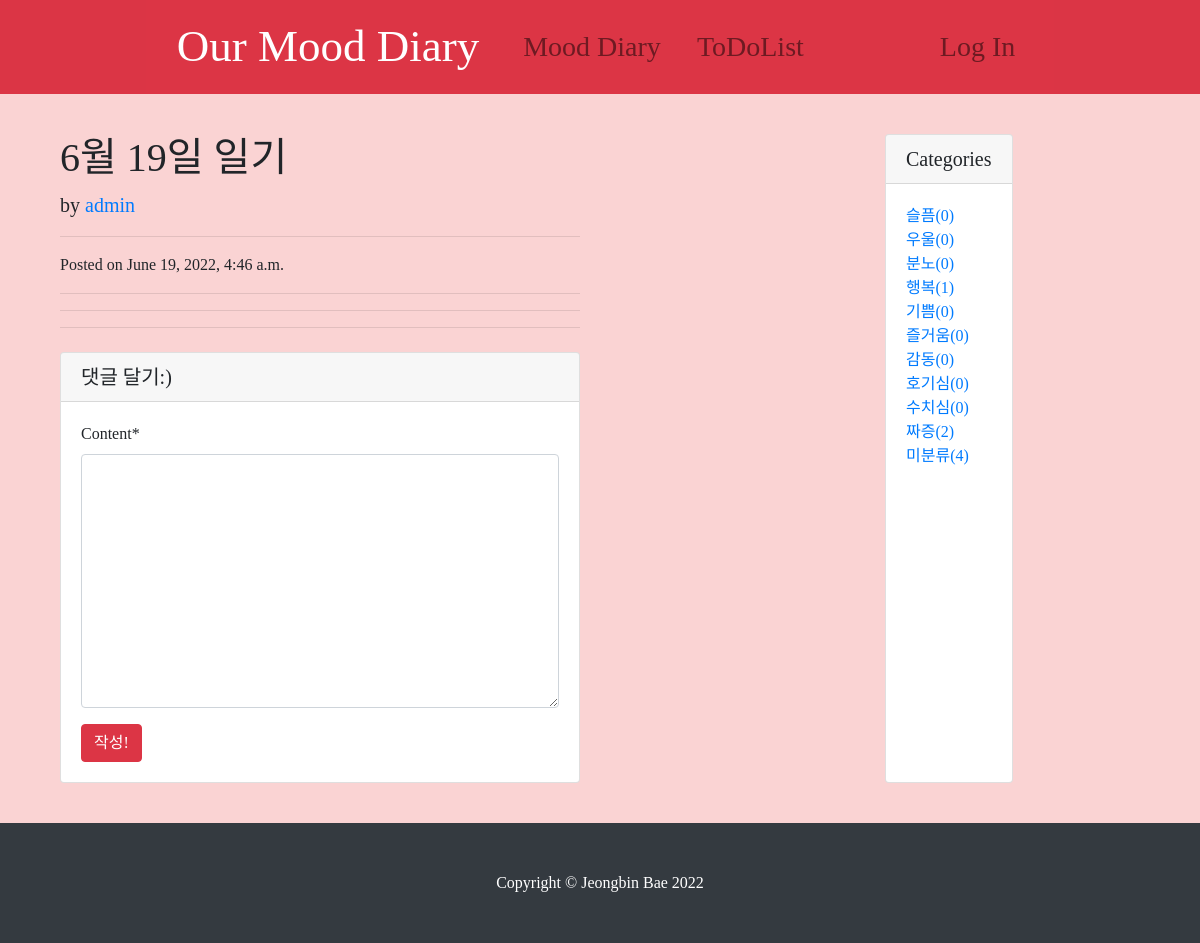
/diary/7/, run on the app's committed database.
### diary/models.py (models this page shows, shortened)
class Post(models.Model):
    title = models.CharField(max_length=30)
    tags = models.ManyToManyField(Tag, blank=True)
    content = MarkdownxField()
    hook_msg = models.TextField(blank=True)
    category = models.ForeignKey(Category, null=True, blank=True, on_delete=models.SET_NULL )
    created_at = models.DateTimeField(auto_now_add=True) #새로 작성했을 때 생성
    updated_at = models.DateTimeField(auto_now=True) # 수정했을 때 생성
    head_image = models.ImageField(upload_to='diary/images/%Y/%m/%d/', blank=True)
    file_upload = models.FileField(upload_to='diary/files/%Y/%m/%d', blank=True)
    author = models.ForeignKey(User, null=True, on_delete=models.SET_NULL)
    def get_absolute_url(self):
        return f'/diary/{self.pk}/'
    def get_content_markdown(self):
        return markdown(self.content)

class Category(models.Model):
    name = models.CharField(max_length=50, unique=True)
    slug = models.SlugField(max_length=200, unique=True, allow_unicode=True)
    class Meta:
        verbose_name_plural : 'Categories'
    def get_absolute_url(self):
        return f'/diary/category/{self.slug}/'

### diary/views.py (the view)
# urls.py: path('<int:pk>/', views.PostDetail.as_view()),
class PostDetail(DetailView):
    model = Post
    def get_context_data(self, *, object_list=None, **kwargs):
        context = super(PostDetail, self).get_context_data()
        context['categories'] = Category.objects.all()
        context['no_category_post_count'] = Post.objects.filter(category=None).count()
        context['comment_form'] = CommentForm
        return context

### diary/templates/diary/post_detail.html (shortened to what this page needs)
{% extends 'diary/base.html' %}
{% load crispy_forms_tags %}
    {% block main_area %}
      <div class="col-lg-8">
        <h1 class="mt-4">{{ post.title }}</h1>
        <p class="lead">
          by
          <a href="#">{{ post.author }}</a>
        </p>
        <hr>
        <p>Posted on {{ post.created_at }}
        </p>
        <hr>
        <hr>
          <hr>
        <div class="card my-4">
          <h5 class="card-header">댓글 달기:)</h5>
          <div class="card-body">
              <form method="post" action="{{ post.get_absolute_url }}addcomment/">
                {{ comment_form | crispy }}
              <button type="submit" class="btn btn-danger">작성!</button>
            </form>
          </div>
        </div>
      </div>
    {% endblock %}

### diary/templates/diary/base.html (shortened to what this page needs)
<!DOCTYPE html>
<html>
{% load static %}
<head>
        <link rel="stylesheet" href="{% static 'diary/bootstrap/bootstrap.min.css' %}" media="screen">
        <link rel="stylesheet" href="{% static 'diary/css/diary-post.css' %}" media="screen">
</head>
<body>
    {% include 'diary/navbar.html' %}
    <div class="container my-3">
        <div class="row">
            <div class="col-md-8 col-lg-9">
                {% block main_area %}
                {% endblock %}
            </div>
                <div class="card my-4">
                    <h5 class="card-header">Categories</h5>
                    <div class="card-body">
                        <div class="row">
                            <div class="col-lg-12">
                                <ul class="list-unstyled mb-0">
                                    {% for c in categories %}
                                        <li>
                                            <a href="{{ c.get_absolute_url }}">{{ c.name }}({{ c.post_set.count }})</a>
                                        </li>
                                    {% endfor %}
                                    <li>
                                        <a href="/diary/category/no-category">미분류({{ no_category_post_count }})</a>
                                    </li>
                                </ul>
                            </div>
                        </div>
                    </div>
                </div>
            </div>
        </div>
    {% include 'diary/footer.html' %}
</body>
</html>

### diary/static/diary/css/diary-post.css (style rules this page uses)
* { font-family: 'EarlyFontDiary'; }
body { background-color: #FAD3D3FF; font-family: 'EarlyFontDiary'; }

### data on the page
Post: title "6월 19일 일기", author "admin", created_at "June 19, 2022, 4:46 a.m."
Category: name "슬픔", post_set.count "0"
Category: name "우울", post_set.count "0"
Category: name "분노", post_set.count "0"
Category: name "행복", post_set.count "1"
Category: name "기쁨", post_set.count "0"
Category: name "즐거움", post_set.count "0"
Category: name "감동", post_set.count "0"
Category: name "호기심", post_set.count "0"
Category: name "수치심", post_set.count "0"
Category: name "짜증", post_set.count "2"

### other printed values
{{ no_category_post_count }} "4"
